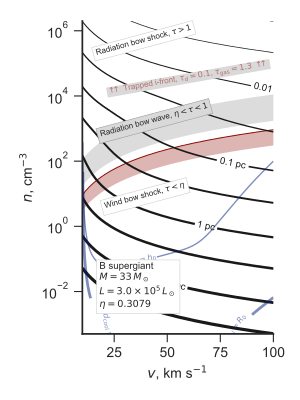

The script that drew this image:
import sys
import numpy as np
from matplotlib import pyplot as plt
import seaborn as sns
from vec_root import chandrupatla

figname = sys.argv[0].replace('.py', '.pdf')

sns.set_style('ticks')
sns.set_color_codes('dark')
fig, axes = plt.subplots(1, 1, sharex=True, sharey=True, figsize=(3, 4))
stardata = [
    [33.0, 30.2, 0.3079, 0.016, axes],
]

# Velocities in units of km/s (10 km/s -> 100 km/s)
vgrid = np.linspace(10.0, 100.0, 800)
# Densities in units of 1 pcc  (0.01 -> 1e5)
logngrid = np.linspace(-3.3, 6.3, 800)
# 2d versions of velocity and density grids
vv, nn = np.meshgrid(vgrid, 10**logngrid)

def rstar(v10, n, L4):
    """Characteristic radius in pc"""
    return 2.21*np.sqrt(L4/n)/v10

def taustar(v10, n, L4, kappa600=1.0):
    """Characteristic optical depth"""
    return 0.0089*kappa600*np.sqrt(L4*n)/v10

def xfunc(x, ts, eta):
    """Function to be zeroed to find x"""
    return x**2 - (1.0 - np.exp(-2*ts*x)) - eta

R0s = (0.0003, 0.001, 0.003, 0.01, 0.03,
       0.1, 0.3, 1.0, 3.0, 10.0, 30.0)
lws = np.linspace(0.3, 2.5, len(R0s))
cformats = { 0.0001: "0.0001 pc", 0.001: "0.001 pc", 0.01: "0.01 pc", 0.1:
             "0.1 pc", 1.0: "1 pc", 10.0: "10 pc", }
clevs_to_label = list(cformats.keys())

box_params = dict(fc='w', ec='0.8', lw=0.4, pad=2)
RBW_label = r"Radiation bow wave, $\eta < \tau < 1$"
RBS_label = r"Radiation bow shock, $\tau > 1$"
WBS_label = r"Wind bow shock, $\tau < \eta$"

# Miscellaneous panel-dependent plot params
d = {
    "RBW y": {33.0: 4000.0, 20.0: 5000.0, 40.0: 2500.0},
    "trapped y": {33.0: 3.5e4, 20.0: 2.5e5, 40.0: 1.5e5},
    "trapped bg": {33.0: '0.85', 20.0: 'w', 40.0: 'w'},
    "IF tau": {33.0: 0.2, 20.0: 3.7, 40.0: 6.4},
    "IF tau gas": {33.0: 5.0, 20.0: 5.0, 40.0: 5.0},
}

T0 = 8000
kappa = 600.0
for M, L4, eta, S49, ax in stardata:
    Mlabel = "\n".join([
        "B supergiant",
        rf"$M = {M:.0f}\, M_\odot$",
        rf"$L = {1e4*L4:.1e}\, L_\odot$".replace("e+0", r"\times 10^"),
        rf"$\eta = {eta}$"])
    Rs = rstar(vv/10, nn, L4)
    ts = taustar(vv/10, nn, L4, kappa600=kappa/600.0)
    a, b = 0.0, 2*np.sqrt(1.0 + eta)
    x = chandrupatla(xfunc, a, b, args=(ts, eta))
    R0 = x*Rs
    tau = 2*x*ts

    # Ionization parameter - fiducial
    U = 2.789*S49 / (R0**2 * nn)
    # Shell ionization parameter - assume compression by M^2
    Ush = U/(vv/10)**2
    # Ionization fraction in shell
    ysh = 1.0 - 1.0/(3.5e5*Ush)

    # cs = ax.contour(vv, nn, ysh,
    #                 (0.9, 0.99, 0.999, 0.9999, 0.99999),
    #                 linewidths=1.0,
    #                 colors='g', alpha=0.5)
    # ax.clabel(cs,
    #           fontsize=5, colors='g', fmt='$%.5f$', 
    #           inline=True, inline_spacing=1, use_clabeltext=True)
    # ax.text(75, 6e-3, fr"$y_\mathrm{{in}} = {ysh.max():.5f}$",
    #         fontsize=5, color='g', alpha=0.5)
    # ax.text(12, 1.3e6, fr"$y_\mathrm{{in}} = {ysh.min():.5f}$",
    #         fontsize=5, color='g', alpha=0.5)

    # Fraction of ionizing photons absorbed in shell
    alphaB = 2.6e-13*(T0/1e4)**(-0.7)
    absfrac0 = 3*np.pi*(3.085677582e18)**3 * alphaB / 1e49
    absfrac = absfrac0 * (vv/10)**2 * nn**2 * R0**3 / S49
    # Equivalent optical depth
    tau_gas = -np.log(1.0 - absfrac)
    #absfrac = 2.76e-4 * (vv/10)**-1 * nn**0.5 * (L4)**1.5 / S49

    tau_dust = (3/8)*tau
    # Ionization parameter just outside the shell
    Uout = U*np.exp(-(tau_dust + tau_gas))
    Uout[~np.isfinite(Uout)] = 0.0
    Ushout = Uout/(vv/10)**2

    # y^2 / (1 - y) = CU
    # y = 0.1 => y^2 / (1 - y) = 0.0111111111111
    # y = 0.5 => y^2 / (1 - y) = 0.5
    # y = 0.9 => y^2 / (1 - y) = 8.1
    # y = 0.99 => y^2 / (1 - y) = 98.1

    # cu = 3.5e5*Uout

    # y_out = 0.5*cu * (np.sqrt(1.0 + 4/cu) - 1.0)
    # cs = ax.contour(vv, nn, Uout,
    #                 np.logspace(-7.0, 1.0, 9),
    #                 linewidths=np.linspace(0.2, 1.5, 9),
    #                 colors='r', alpha=0.5)
    # ax.clabel(cs,x
    #           fontsize='xx-small', colors='r', fmt='%.0e', 
    #           inline=True, inline_spacing=1, use_clabeltext=True)

    #ax.contour(vv, nn, 3.5e5*Uout, (0.5, 98.1), colors='r', alpha=0.5)
    c_sig_over_alpha = 2.99792458e10*3e-18 / alphaB
    c_sig_over_alpha *= (1 - absfrac)**(1./3.)
    y_IF = 0.1
    y1, y2 = 0.01, 0.99
    LHS_IF = y_IF**2 / (1 - y_IF)
    LHS1, LHS2 = y1**2/(1 - y1), y2**2/(1 - y2)
    #cs = ax.contour(vv, nn, c_sig_over_alpha*Ushout, (LHS_IF,), linewidths=2, colors='r', alpha=0.5)
    m = (c_sig_over_alpha*Ushout >= LHS1) & (c_sig_over_alpha*Ushout <= LHS2)
    tau_gas_IF = np.nanmean(tau_gas[m])
    tau_dust_IF = np.nanmean(tau_dust[m])
    cs = ax.contourf(vv, nn, tau_dust, (tau_dust[m].min(), tau_dust[m].max()), linewidths=2, colors='r', alpha=0.3)
    ax.contour(vv, nn, absfrac, 1.0, linewidths=0.7, colors='r')

    # ax.contour(vv, nn, tau, tau_dust_IF,
    #            colors='k', linestyles='--', linewidths=0.8)
    # ax.contour(vv, nn, tau_gas, tau_gas_IF,
    #            colors='y', linewidths=0.4)
    arrows = r"$\uparrow\!\!\!\!\uparrow$"
    ax.text(60, d["trapped y"][M],
            rf"{arrows} Trapped i-front, $\tau_\mathrm{{d}} = {tau_dust_IF:.1f}$, $\tau_\mathrm{{gas}} = {tau_gas_IF:.1f}$ {arrows}",
            ha='center', va='center',
            fontsize='xx-small', color='r', alpha=0.5, rotation=10,
            bbox=dict(fc=d["trapped bg"][M], ec='none', pad=0.1)
    )
    # ax.clabel(cs, (0.5,),
    #           manual=((60, 1e4),),
    #           fontsize='xx-small', colors='r',
    #           fmt=r'$\uparrow\uparrow$ Trapped i-front $\uparrow\uparrow$', 
    #           inline=True, inline_spacing=10, use_clabeltext=True)

    ax.contourf(vv, nn, tau, (eta, 1.0), colors='k', alpha=0.15)
    # ax.contour(vv, nn, tau, (eta/3, eta, 3*eta), colors='r')
    # ax.contour(vv, nn, tau, (1.0, 3.0), colors='m')
    cs = ax.contour(vv, nn, R0, R0s, linewidths=lws, colors='k')
    clevs = [level for level in clevs_to_label if level in cs.levels]
    ax.clabel(cs, clevs,
              fontsize='x-small', fmt=cformats,
              inline=True, inline_spacing=2, use_clabeltext=True)
    ax.text(18.0, 3e-3, Mlabel, zorder=100, fontsize='x-small', bbox=box_params)
    ax.text(18.0, d["RBW y"][M], RBW_label, rotation=15, fontsize='xx-small', bbox={**box_params, **dict(fc='0.85', ec='0.6')})
    ax.text(16.0, 1e6, RBS_label, rotation=15, fontsize='xx-small', bbox=box_params)
    ax.text(20.0, 15.0, WBS_label, rotation=15, fontsize='xx-small', bbox=box_params)


    #
    # Now do the cooling length
    #
    # Sound speed:
    cs = 11.4*np.sqrt(T0/1e4)
    # pre-shock Mach number
    M0 = vv/cs
    # post-shock Mach number
    M1 = np.sqrt((M0**2 + 3)/(5*M0**2 - 1))
    # post-shock temperature in units of T0
    T1 = (5*M0**2 - 1)*(1 + 3/M0**2) / 16
    # post-shock density
    n1 = nn*4*M0**2 / (M0**2 + 3)
    # post-shock velocity
    v1 = vv*nn/n1
    # Cooling rate
    Lam1 = 3.3e-24 * (T1*T0/1e4)**2.3
    Lam2 = 1e-20 / (T1*T0/1e4)

    k = 3
    Lambda = (Lam1**(-k) + Lam2**(-k))**(-1/k)

    # Heating rate
    Gamma = (T0/1e4)**2.8 * 3.3e-24 /np.sqrt(T1*T0/1e4)

    # Cooling length in parsec
    dcool = 3*(1e5*v1)*(1.3806503e-16 * T1*T0) / (n1*(Lambda - Gamma)) / 3.085677582e18

    dcool[vv < cs] = np.nan

    # Ratio with respect to adiabatic shell thickness
    h1 = 0.177*R0
    cool_ratio1 = dcool / R0
    # Ratio with respect to isothermal shell thickness
    h2 = 3*R0/(4*M0**2) * (2 / (1 + np.sqrt(1 + (18/M0**2)) ))
    cool_ratio2 = dcool / h2

    cs = ax.contour(vv, nn, cool_ratio1, (1.0,),
                    linewidths=2, colors='b', alpha=0.5)
    ax.clabel(cs, 
              fontsize='xx-small', fmt=r"$d_\mathrm{cool} = R_0$",
              inline=True, inline_spacing=2, use_clabeltext=True)
    cs = ax.contour(vv, nn, cool_ratio2, (1.0,),
                    linewidths=1, colors='b', alpha=0.5)
    ax.clabel(cs, 
              fontsize='xx-small', fmt=r"$d_\mathrm{cool} = h_0$",
              inline=True, inline_spacing=2, use_clabeltext=True)


    ax.set(yscale='log')

axes.set(xlabel=r"$v$, km s$^{-1}$", ylabel=r"$n$, cm$^{-3}$")
sns.despine()
fig.tight_layout()
fig.savefig(figname)

print(figname, end='')
